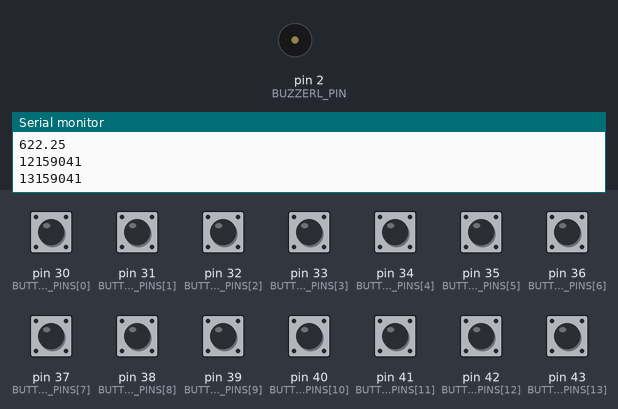
A sketch run on a simulated Arduino Mega 2560, built with avr-gcc and run on an emulated ATmega2560. Shown: buzzer (waves = sounding), the last lines printed to the serial monitor. The inputs (shaded band) are chosen by the test bench; at power-on: pin 30 (BUTTONS_PINS[0]), pin 31 (BUTTONS_PINS[1]), pin 32 (BUTTONS_PINS[2]), pin 33 (BUTTONS_PINS[3]), pin 34 (BUTTONS_PINS[4]), pin 35 (BUTTONS_PINS[5]), pin 36 (BUTTONS_PINS[6]), pin 37 (BUTTONS_PINS[7]), pin 38 (BUTTONS_PINS[8]), pin 39 (BUTTONS_PINS[9]), pin 40 (BUTTONS_PINS[10]), pin 41 (BUTTONS_PINS[11]), pin 42 (BUTTONS_PINS[12]), pin 43 (BUTTONS_PINS[13]) HIGH.

Above: at 1.6 s.
1.7 s: pin 30 (BUTTONS_PINS[0]) pulled LOW for 0.15 s
At 1.78 s:
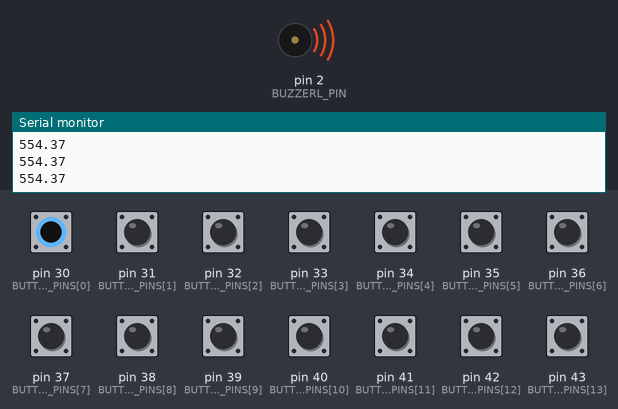
Timing chart, 0 to 4.7 s (numbered marks = the images above; inputs shaded):
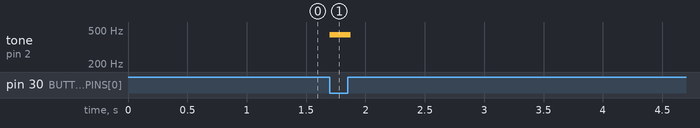

Measured:
- after the input at 1.7 s, tone on pin 2 (BUZZERL_PIN): silent → 440 Hz at once, → silent 0.17 s later

The sketch:

Acorduino.ino
```cpp
// #include "MIDIUSB.h"
#include "pitches.h"

const int BUTTONS_QTY = 14;

byte BUTTONS_PINS[BUTTONS_QTY] = { 30, 31, 32, 33, 34, 35, 36, 37, 38, 39, 40, 41, 42, 43 };
byte BUTTONS_STATE[BUTTONS_QTY] = { 0 };
byte BUTTONS_PREVIOUS_STATE[BUTTONS_QTY] = { 0 };

const int BUZZERL_PIN = 2;

const int OCTAVE = 6 * 12;

// Diatonic
// int note[BUTTONS_QTY] = {
//   0,    2,    4,    5,    7,    9,    11,
//   0+12, 2+12, 4+12, 5+12, 7+12, 9+12, 11+12
// };

// Chromatic
// int note[BUTTONS_QTY] = {
//   0, 1, 2,  3,  4,  5,  6,
//   7, 8, 9, 10, 11, 12, 13
// };

int note[BUTTONS_QTY] = {
  1,2,3,4,5,6,7,8,9,10,11, 1,2,3
};

boolean isPlaying = false;

void setup() {
  Serial.begin(9600);
  // Serial.begin(115200);

  for (int i = 0; i < BUTTONS_QTY; i++) {
    pinMode(BUTTONS_PINS[i], INPUT_PULLUP);
  }
}

void loop() {
  _handleButtons();
}

void _handleButtons() {
  for (int i = 0; i < BUTTONS_QTY; i++) {
    BUTTONS_STATE[i] = digitalRead(BUTTONS_PINS[i]);

    if (BUTTONS_STATE[i] == LOW) {
      isPlaying = true;
    } else if (
      BUTTONS_STATE[0] && BUTTONS_STATE[1] && BUTTONS_STATE[2] && BUTTONS_STATE[3] && BUTTONS_STATE[4] && BUTTONS_STATE[5] && BUTTONS_STATE[6] && BUTTONS_STATE[7] && BUTTONS_STATE[8] && BUTTONS_STATE[9] && BUTTONS_STATE[10] == HIGH) {
      isPlaying = false;
    }

    for (int i = 0; i < BUTTONS_QTY; i++) {
      if (BUTTONS_STATE[i] == LOW) {
        float freq = midiToFreq(note[i] + OCTAVE);
        Serial.println(freq);
        tone(BUZZERL_PIN, 440);
      }
      if (isPlaying == false) {
        noTone(BUZZERL_PIN);
      }
    }

    if (BUTTONS_STATE[i] != BUTTONS_PREVIOUS_STATE[i]) {
      BUTTONS_PREVIOUS_STATE[i] = BUTTONS_STATE[i];

      Serial.print(i);
      Serial.print('> ');
      Serial.println(BUTTONS_STATE[i]);
    }
  }
}

float midiToFreq(float midival) {
  float f = 0.0;
  if (midival) f = 8.1757989156 * pow(2.0, midival / 12.0);
  return f;
}
```

pitches.h
```cpp
#define NOTE_B0  31
#define NOTE_C1  33
#define NOTE_CS1 35
#define NOTE_D1  37
#define NOTE_DS1 39
#define NOTE_E1  41
#define NOTE_F1  44
#define NOTE_FS1 46
#define NOTE_G1  49
#define NOTE_GS1 52
#define NOTE_A1  55
#define NOTE_AS1 58
#define NOTE_B1  62
#define NOTE_C2  65
#define NOTE_CS2 69
#define NOTE_D2  73
#define NOTE_DS2 78
#define NOTE_E2  82
#define NOTE_F2  87
#define NOTE_FS2 93
#define NOTE_G2  98
#define NOTE_GS2 104
#define NOTE_A2  110
#define NOTE_AS2 117
#define NOTE_B2  123
#define NOTE_C3  131
#define NOTE_CS3 139
#define NOTE_D3  147
#define NOTE_DS3 156
#define NOTE_E3  165
#define NOTE_F3  175
#define NOTE_FS3 185
#define NOTE_G3  196
#define NOTE_GS3 208
#define NOTE_A3  220
#define NOTE_AS3 233
#define NOTE_B3  247
#define NOTE_C4  262
#define NOTE_CS4 277
#define NOTE_D4  294
#define NOTE_DS4 311
#define NOTE_E4  330
#define NOTE_F4  349
#define NOTE_FS4 370
#define NOTE_G4  392
#define NOTE_GS4 415
#define NOTE_A4  440
#define NOTE_AS4 466
#define NOTE_B4  494
#define NOTE_C5  523
#define NOTE_CS5 554
#define NOTE_D5  587
#define NOTE_DS5 622
#define NOTE_E5  659
#define NOTE_F5  698
#define NOTE_FS5 740
#define NOTE_G5  784
#define NOTE_GS5 831
#define NOTE_A5  880
#define NOTE_AS5 932
#define NOTE_B5  988
#define NOTE_C6  1047
#define NOTE_CS6 1109
#define NOTE_D6  1175
#define NOTE_DS6 1245
#define NOTE_E6  1319
#define NOTE_F6  1397
#define NOTE_FS6 1480
#define NOTE_G6  1568
#define NOTE_GS6 1661
#define NOTE_A6  1760
#define NOTE_AS6 1865
#define NOTE_B6  1976
#define NOTE_C7  2093
#define NOTE_CS7 2217
#define NOTE_D7  2349
#define NOTE_DS7 2489
#define NOTE_E7  2637
#define NOTE_F7  2794
#define NOTE_FS7 2960
#define NOTE_G7  3136
#define NOTE_GS7 3322
#define NOTE_A7  3520
#define NOTE_AS7 3729
#define NOTE_B7  3951
#define NOTE_C8  4186
#define NOTE_CS8 4435
#define NOTE_D8  4699
#define NOTE_DS8 4978
```
